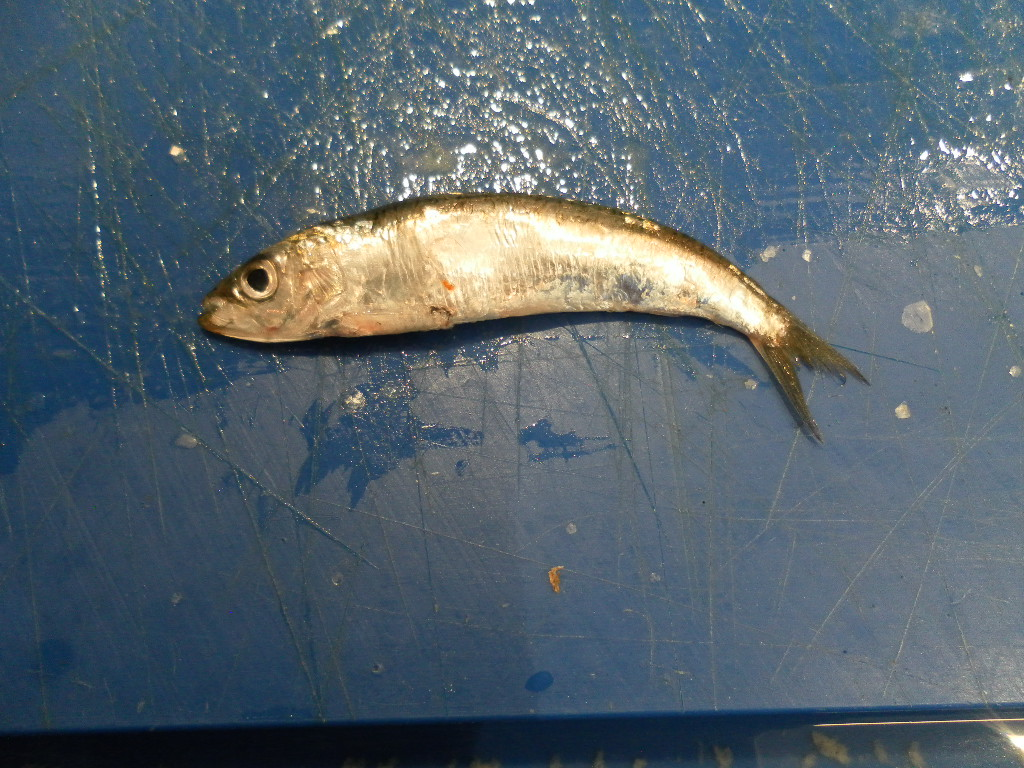
%> input picture CS 4640 Image Processing Basics/Harry-Kim-Assignment-7/Fishes/NA_Fish_Dataset/Black Sea Sprat/00014.png, 1024 x 768 px; its folder holds only this picture in this run
$ octave CS4640Assignment7.m   (GNU Octave 9; MATLAB toolbox functions it lacks are replaced by stand-ins)
%> lines starting %> are read from the running program, lines starting %| are printed output that depends on the picture; in (x1, y1, x2, y2) boxes, pixels count from 0 and x2, y2 are one past the last pixel; in counts of white or black regions, pixels touching at a corner belong together; the program's own positions count from 1
clc
close all
clear

% Watershed segmentation--------------------------------------------------

% inputImage = imread("Fishes/Fish_Dataset/Black Sea Sprat/Black Sea Sprat/00001.png");
%
% outputImage = CS4640_waterSegmentation(inputImage);
% figure();
% imshow(outputImage);


% "Training"
% Now with everything in a for-loop
% For-loop for each type of fish

myFolders = dir(fullfile("Fishes/Fish_Dataset/",'*'));

totalAccuracy = 0;

for h = 3:length(myFolders)

    % disp(myFolders(h).name);

    currentFish = myFolders(h).name;

    myFiles = dir(fullfile("Fishes/Fish_Dataset/" + currentFish + "/" + currentFish + "/",'*.png'));
    accuracySum = 0;

    % figure();
    for k = 1:length(myFiles)

        inputImage = imread("Fishes/Fish_Dataset/" + currentFish + "/" + currentFish + "/" + myFiles(k).name);
        % imshow(inputImage);

        predictedArea = CS4640_waterSegmentation(inputImage);
        imwrite(predictedArea,"./output_Images/algorithm2/Fish_Dataset/" + currentFish + "/Prediction_" + myFiles(k).name);

%         montage({inputImage,predictedArea},"Size",[1 2]);
%         title("Original Image and Grayscale Morphological Processed Image");

        groundTruthSegMaskImage = imread("Fishes/Fish_Dataset/" + currentFish + "/" + currentFish + " GT/" + myFiles(k).name);
        predictedAreaAccuracy = CS4640_computeAccuracySingleImage(predictedArea, groundTruthSegMaskImage);
        accuracySum = accuracySum + predictedAreaAccuracy;

    end

    accuracy = accuracySum / length(myFiles);
    fprintf("Accuracy for %s is: %d\n", currentFish, accuracy);

    totalAccuracy = totalAccuracy + accuracy;

end

fprintf("Overall accuracy score: %d\n", (totalAccuracy/9));

% "Testing"

myFolders = dir(fullfile("Fishes/NA_Fish_Dataset/",'*'));

for h = 3:length(myFolders)

    % disp(myFolders(h).name);

    currentFish = myFolders(h).name;

    myFiles = dir(fullfile("Fishes/NA_Fish_Dataset/" + currentFish + "/",'*.png'));
    accuracySum = 0;

    % figure();
    for k = 1:length(myFiles)

        inputImage = imread("Fishes/NA_Fish_Dataset/" + currentFish + "/" + myFiles(k).name);
%> inputImage is the input picture: size 768x1024x3 uint8; mean R, G, B 84.7, 99.5, 109.5
        % imshow(inputImage);

        predictedArea = CS4640_waterSegmentation(inputImage);
        imwrite(predictedArea,"./output_Images/algorithm2/NA_Fish_Dataset/" + currentFish + "/Prediction_" + myFiles(k).name);

%         montage({inputImage,predictedArea},"Size",[1 2]);
%         title("Original Image and Grayscale Morphological Processed Image");

    end

end

% For .JPG images. Why? Why not keep it all png?
myFolders = dir(fullfile("Fishes/NA_Fish_Dataset/",'*'));

for h = 3:length(myFolders)

    % disp(myFolders(h).name);

    currentFish = myFolders(h).name;

    myFiles = dir(fullfile("Fishes/NA_Fish_Dataset/" + currentFish + "/",'*.JPG'));
    accuracySum = 0;

    % figure();
    for k = 1:length(myFiles)

        inputImage = imread("Fishes/NA_Fish_Dataset/" + currentFish + "/" + myFiles(k).name);
        % imshow(inputImage);

        predictedArea = CS4640_waterSegmentation(inputImage);
        imwrite(predictedArea,"./output_Images/algorithm2/NA_Fish_Dataset/" + currentFish + "/Prediction_" + myFiles(k).name);

%         montage({inputImage,predictedArea},"Size",[1 2]);
%         title("Original Image and Grayscale Morphological Processed Image");

    end

end


% Edge detection segmentation.--------------------------------------------

% "Training"
% Now with everything in a for-loop
% For-loop for each type of fish

myFolders = dir(fullfile("Fishes/Fish_Dataset/",'*'));

for h = 3:length(myFolders)

    % disp(myFolders(h).name);

    currentFish = myFolders(h).name;

    myFiles = dir(fullfile("Fishes/Fish_Dataset/" + currentFish + "/" + currentFish + "/",'*.png'));
    accuracySum = 0;

    % figure();
    for k = 1:length(myFiles)

        inputImage = imread("Fishes/Fish_Dataset/" + currentFish + "/" + currentFish + "/" + myFiles(k).name);
        % imshow(inputImage);

        predictedArea = CS4640_computeEdgeDetectionSegmentationMask(inputImage);
        imwrite(predictedArea,"./output_Images/algorithm1/Fish_Dataset/" + currentFish + "/Prediction_" + myFiles(k).name);

%         montage({inputImage,predictedArea},"Size",[1 2]);
%         title("Original Image and Grayscale Morphological Processed Image");

        groundTruthSegMaskImage = imread("Fishes/Fish_Dataset/" + currentFish + "/" + currentFish + " GT/" + myFiles(k).name);
        predictedAreaAccuracy = CS4640_computeAccuracySingleImage(predictedArea, groundTruthSegMaskImage);
        accuracySum = accuracySum + predictedAreaAccuracy;

    end

    accuracy = accuracySum / length(myFiles);
    fprintf("Your accuracy for %s is: %d\n", currentFish, accuracy);

end

% "Testing"

myFolders = dir(fullfile("Fishes/NA_Fish_Dataset/",'*'));

for h = 3:length(myFolders)

    % disp(myFolders(h).name);

    currentFish = myFolders(h).name;

    myFiles = dir(fullfile("Fishes/NA_Fish_Dataset/" + currentFish + "/",'*.png'));
    accuracySum = 0;

    % figure();
    for k = 1:length(myFiles)

        inputImage = imread("Fishes/NA_Fish_Dataset/" + currentFish + "/" + myFiles(k).name);
        % imshow(inputImage);

        predictedArea = CS4640_computeEdgeDetectionSegmentationMask(inputImage);
        imwrite(predictedArea,"./output_Images/algorithm1/NA_Fish_Dataset/" + currentFish + "/Prediction_" + myFiles(k).name);

%         montage({inputImage,predictedArea},"Size",[1 2]);
%         title("Original Image and Grayscale Morphological Processed Image");

    end

end

% For .JPG images. Why? Why not keep it all png?
myFolders = dir(fullfile("Fishes/NA_Fish_Dataset/",'*'));

for h = 3:length(myFolders)

    % disp(myFolders(h).name);

    currentFish = myFolders(h).name;

    myFiles = dir(fullfile("Fishes/NA_Fish_Dataset/" + currentFish + "/",'*.JPG'));
    accuracySum = 0;

    % figure();
    for k = 1:length(myFiles)

        inputImage = imread("Fishes/NA_Fish_Dataset/" + currentFish + "/" + myFiles(k).name);
        % imshow(inputImage);

        predictedArea = CS4640_computeEdgeDetectionSegmentationMask(inputImage);
        imwrite(predictedArea,"./output_Images/algorithm1/NA_Fish_Dataset/" + currentFish + "/Prediction_" + myFiles(k).name);

%         montage({inputImage,predictedArea},"Size",[1 2]);
%         title("Original Image and Grayscale Morphological Processed Image");

    end

end

% Funcitons -------------------------------------------------------------

function [enhancedImage] = CS4640_contrastEnhancement(inputImage)
%
% CS4640_contrastEnhancement - This function enhances the contrast of an image
% using the built in adapthisteq function from matlab.
%
% Input:-
%     <input variable inputImage> (image): The input image.
% Output:-
%     <output variable enhancedImage> (image): The enhanced Image
%  Example usage:
%		outputImage = CS4640_contrastEnhancement(inputImage);
% Author:
%     Harry Kim
%		Fall 2022
%

enhancedImage = adapthisteq(inputImage);

end

% [21 lines left out: function CS4640_noiseRemoval, not called in this run]

function [enhancedImage] = CS4640_enhanceEgde(inputImage)
%
% CS4640_enhanceEgde - This function enhances an edge of a given image.
%
% Input:-
%     <input variable inputImage> (image): The input image.
% Output:-
%     <output variable enhancedImage> (image): The enhanced Image
%  Example usage:
%		outputImage = CS4640_enhanceEgde(inputImage);
% Author:
%     Harry Kim
%		Fall 2022
%

kernel = -1*ones(3);
kernel(2,2) = 15;
enhancedImage = imfilter(inputImage, kernel);

end

function [BWfinal] = CS4640_edgeDetectionSegmentation(inputImage)
%
% CS4640_edgeDetectionSegmentation - This function performs image
% segmentation using a combination of techniques and built in matlab
% functions.
%
% Input:-
%     <input variable inputImage> (image): The input image.
% Output:-
%     <output variable BWfinal> (image): The segmented image.
%  Example usage:
%		outputImage = CS4640_segmentation(inputImage);
% Author:
%     Harry Kim
%		Fall 2022
%

[~,threshold] = edge(inputImage,'sobel');
fudgeFactor = 0.5;
BWs = edge(inputImage,'sobel',threshold * fudgeFactor);

se90 = strel('disk',3);
se0 = strel('line',3,0);

BWsdil = imdilate(BWs,[se90 se0]);

BWdfill = imfill(BWsdil,'holes');

se = strel('diamond',5);
BWerode = imerode(BWdfill, se);

seD = strel('disk',5);
BWfinal = imdilate(BWerode,seD);

se = strel('diamond', 2);
BWerode = imerode(BWfinal, se);

% BWnobord = imclearborder(BWerode,8);

seD = strel('diamond',5);
BWfinal = imerode(BWerode,seD);
BWfinal = imerode(BWfinal,seD);

BWfinal = bwareaopen(BWfinal, 9000);

end

% [40 lines left out: function CS4640_computeAccuracySingleImage, not called in this run]

function [predictedArea] = CS4640_computeEdgeDetectionSegmentationMask(inputImage)
%
% CS4640_computeEdgeDetectionSegmentationMask - This function computes the segmentation mask by
% using the functions listed above.
%
% Input:-
%     <input variable inputImage> (image): The input image.
% Output:-
%     <output variable predictedArea> (image): The predected area.
%  Example usage:
%		outputImage = CS4640_computeSegmentationMask(inputImage);
% Author:
%     Harry Kim
%		Fall 2022
%

inputImage = rgb2gray(inputImage);

% Enhancing the contrast of the image.
inputImage_2 = CS4640_contrastEnhancement(inputImage);
% montage({inputImage,inputImage_2},"Size",[1 2]);
% title("Original Image and Enhanced Image using Contrast Enhancement");

% Enhancing the edge of the image.
% figure();
inputImage_3 = CS4640_enhanceEgde(inputImage_2);
% montage({inputImage_2,inputImage_3},"Size",[1 2]);
% title("Original Image and Enhanced Image using sharpening");

% Add edge enhanced image to noise removal.
inputImage_4 = inputImage - imcomplement(inputImage_3);
% [11 lines of commented-out code are left out]
predictedArea = CS4640_edgeDetectionSegmentation(inputImage_4);
% montage({inputImage,inputImage_6},"Size",[1 2]);
% title("Original Image and Grayscale Morphological Processed Image");

end

function [final] = CS4640_waterSegmentation(inputImage)
%
% CS4640_computeEdgeDetectionSegmentationMask - This function computes the segmentation mask by
% using the functions listed above.
%
% Input:-
%     <input variable inputImage> (image): The input image.
% Output:-
%     <output variable final> (image): The predected area.
%  Example usage:
%		outputImage = CS4640_waterSegmentation(inputImage);
% Author:
%     Harry Kim
%		Fall 2022
%

% Basically doing the watershed segmentation example from the textbook
% without all the overlay stuff.

rgb = inputImage;         % Step 1. Read image and
I = rgb2gray(rgb);                 % use the Gradient Magnitude as
% subplot(1,3,1), imshow(I)		   % the basic segmentation Function
hy = fspecial('sobel');
hx = hy';
Iy = imfilter(double(I), hy, 'replicate');
Ix = imfilter(double(I), hx, 'replicate');
gradmag = sqrt(Ix.^2 + Iy.^2);

se = strel('disk', 20);
Ie = imerode(I, se);
Iobr = imreconstruct(Ie, I);
% subplot(1,3,2), imshow(Iobr),
Iobrd = imdilate(Iobr, se);			% Following the opening with a closing
Iobrcbr = imreconstruct(imcomplement(Iobrd), imcomplement(Iobr));

Iobrcbr = imcomplement(Iobrcbr);    % to remove the dark spots and stem marks.
% subplot(1,3,3); imshow(Iobrcbr);    % Notice you must complement the image
									% inputs and output of imreconstruct.

fgm = imregionalmax(Iobrcbr);       % Calculate the regional maxima of Iobrcbr
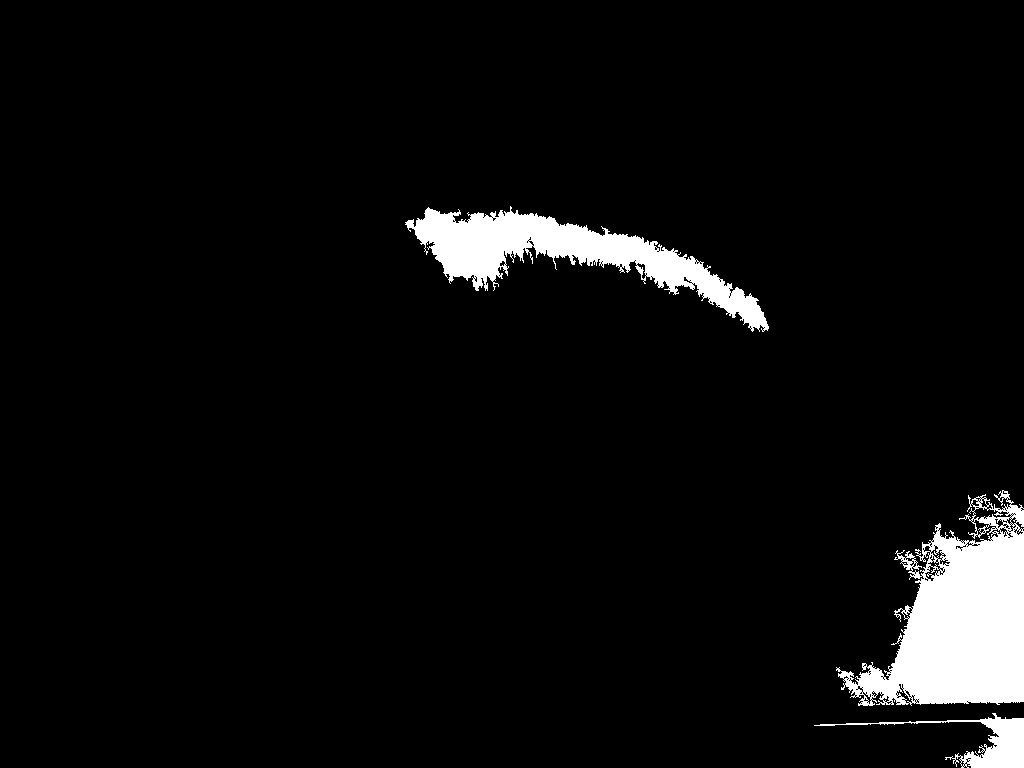
%> fgm: size 768x1024 logical; 4.8% white; 3 white regions, box (x1, y1, x2, y2) and area: (836, 490, 1024, 706) 21475, (405, 206, 769, 332) 13744, (814, 713, 1024, 768) 2493
									% to obtain good foreground markers.

% I2 = I; I2(fgm) = 255;				% To help interpret the result, superimpose
% figure; subplot(1,3,1); imshow(I2);	% these foreground marker image on the
									% original image.

se2 = strel(ones(5,5));				% Some of the mostly-occluded and shadowed
fgm2 = imclose(fgm, se2);			% objects are not marked, which means that
fgm3 = imerode(fgm2, se2);			% these objects will not be segmented
									% properly in the end result.  Also, the
									% foreground markers in some objects go
									% right up to the objects' edge.  That means
									% we must clean the edges of the marker
									% blobs and then shrink them a bit.

fgm4 = bwareaopen(fgm3, 20);		% This procedure leaves some stray isolated
% I3 = I; I3(fgm4) = 255;				% pixels that must be removed.  Do this
% subplot(1,3,2), imshow(I3);			% using bwareaopen, which removes all blobs
									% that have fewer than a certain number of
									% pixels.


bw = im2bw(Iobrcbr, graythresh(Iobrcbr)); %Step 3: Compute Background Markers
% subplot(1,3,3), imshow(bw);			% Now we need to mark the background.  In
									% the cleaned-up image, Iobrcbr, the
									% dark pixels belong to the background,
									% so you could start with a thresholding
									% operation.

D = bwdist(bw);						% The background pixels are in black,
DL = watershed(D);					% but ideally we don't want the background
bgm = DL == 0;						% markers to be too close to the edges of
% figure; subplot(1,3,1);imshow(bgm); % the objects we are trying to segment.
									% We'll "thin" the background by computing
									% the "skeleton by influence zones", or SKIZ,
									% of the foreground of bw. This can be done
									% by computing the watershed transform of the
									% distance transform of bw, and
									% then looking for the watershed ridge
									% lines (DL == 0) of the result.


gradmag2 = imimposemin(gradmag, bgm | fgm4); % Step 4: Compute the modified
									% segmentation function.
									% The function imimposemin is used to modify
									% an image so that it has regional minima
									% only in certain desired locations.
									% Here you can use imimposemin to modify
									% the gradient magnitude image so that its
									% regional minima occur at foreground and
									% background marker pixels.

L = watershed(gradmag2);   			% Step 5: Now compute the Watershed
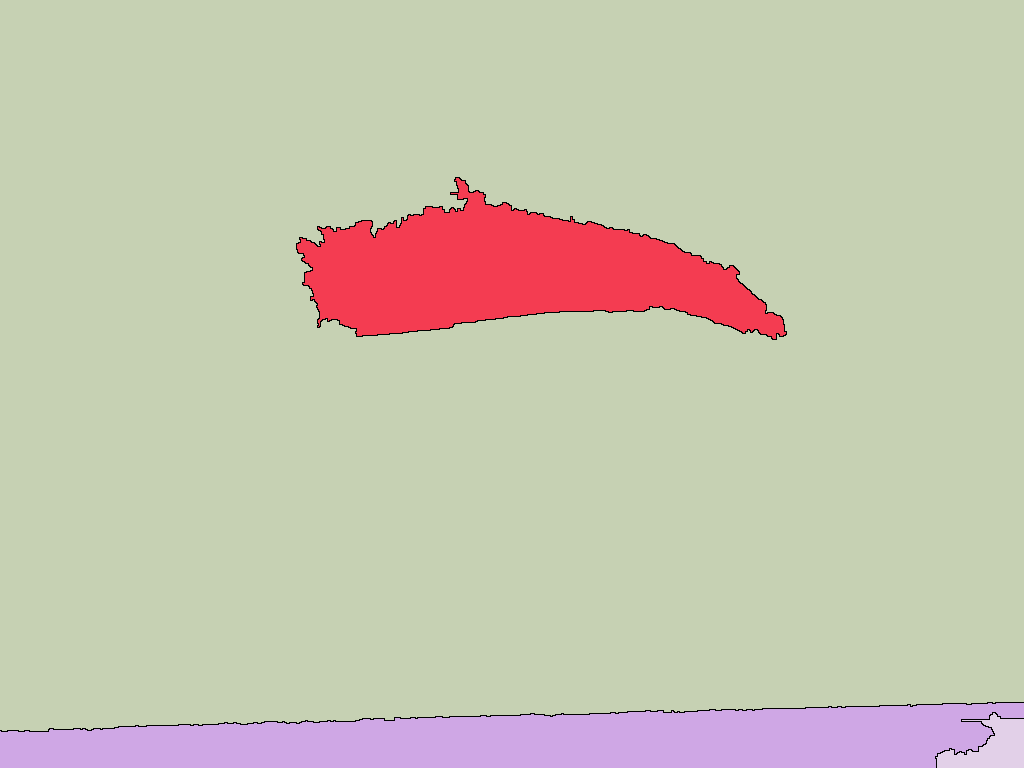
%> L: size 768x1024 uint8; 5 distinct labels, from 0 to 4; one colour per label, 0 black
									% [6 lines of commented-out code are left out]

LB = 500;
UB = 50000;
Iout = xor(bwareaopen(L,LB),  bwareaopen(L,UB));
% figure, imshow(Iout);

% Iout = imclearborder(L);

seD = strel('disk',5);
final = imclose(Iout,seD);
%> in CS4640_edgeDetectionSegmentation, `[~,threshold] = edge(inputImage,'sobel');`: threshold = 0.11
%> `imwrite(predictedArea,"./output_Images/algorithm1/NA_Fish_Dataset/" + ..`:
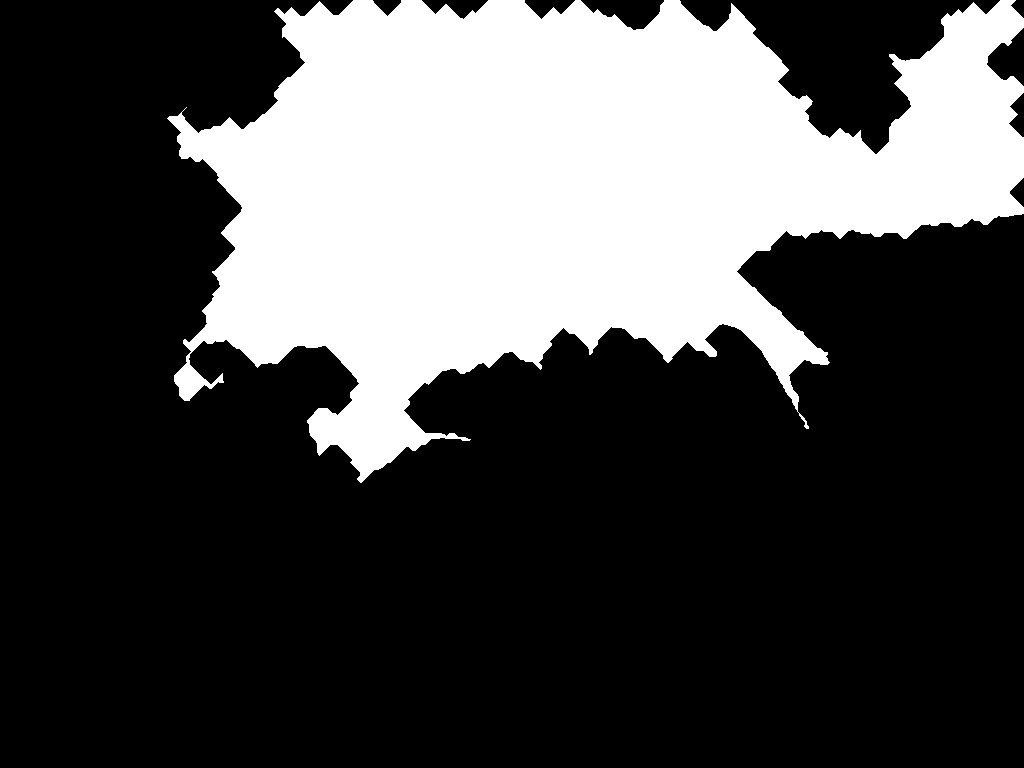
%> saved as Prediction_00014.png: size 768x1024 logical; 29.4% white; 1 white region, box (x1, y1, x2, y2) and area: (167, 0, 1024, 483) 231185
% figure, imshow(final);

end
